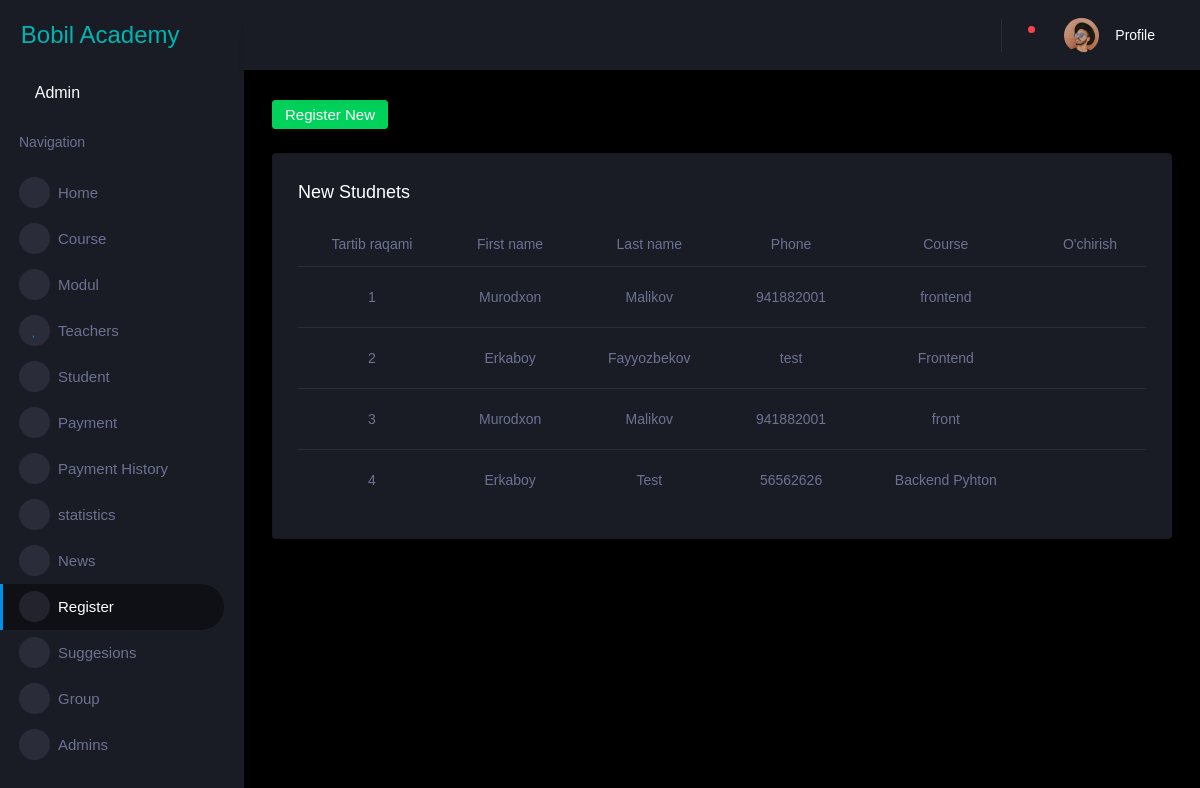
The page /dashboard/register/ (signed in) on the database its author committed.
### eduspace/models.py (models this page shows, shortened)
class Register(models.Model):
    first_name = models.CharField(max_length=100, blank=True, null=True)
    last_name = models.CharField(max_length=100, blank=True, null=True)
    phone = models.CharField(max_length=13, null=True)
    course = models.CharField(max_length=100, null=True)

### eduspace/decorators.py (the view)
    def wrapper(request, *args, **kwargs):
        if request.user.is_authenticated:
            if request.user.is_staff or request.user.user_type == 'Admin':
                return(function(request, *args, **kwargs))
            else:
                return redirect('404')
        else:
            return redirect('404')

### eduspace/contex_processor.py (called while the page is built)
def contactRenderer(request):
    context={
        'contact':Contact.objects.all().first()
    }
    return context

### eduspace/views.py (called while the page is built)
@adminonly
def register(request):
    if request.method == "POST":
        form = RegisterForm(request.POST)
        if form.is_valid():
            form.save()
        else:
            messages.add_message(request,messages.WARNING,'Some Thing Went Wrong')
    reg_user = Register.objects.all()
    context = {
        'registers':reg_user
    }
    return render(request,'dashboard/register.html',context = context)

### user/models.py (called while the page is built)
    def __str__(self):
        return f"{self.first_name}" or f"{self.username} this is admin"

### templates/dashboard/register.html (shortened to what this page needs)
{% extends 'dashboard/dashboard.html' %}
{% load static %}
{% block nav %}
<li class="nav-item menu-items ">
  <a class="nav-link" href="{% url 'dashboard' %}">
    <span class="menu-icon">
      <i class="mdi mdi-airplay"></i>
    </span>
    <span class="menu-title">Home</span>
  </a>
</li>
<li class="nav-item menu-items">
  <a class="nav-link" href="{% url 'course' %}">
    <span class="menu-icon">
      <i class="mdi mdi-book"></i>
    </span>
    <span class="menu-title">Course</span>
  </a>
</li>
<li class="nav-item menu-items">
  <a class="nav-link" href="{% url 'modul' %}">
    <span class="menu-icon">
      <i class="mdi mdi-book"></i>
    </span>
    <span class="menu-title">Modul</span>
  </a>
</li>
<li class="nav-item menu-items">
  <a class="nav-link" href="{% url 'teacher' %}">
    <span class="menu-icon">
      <i class="mdi mdi-account"></i>
    </span>
    <span class="menu-title">Teachers</span>
  </a>
</li>
<li class="nav-item menu-items">
  <a class="nav-link" href="{% url 'student' %}">
    <span class="menu-icon">
      <i class="mdi mdi-account-multiple-outline"></i>
    </span>
    <span class="menu-title">Student</span>
  </a>
</li>
<li class="nav-item menu-items">
  <a class="nav-link" href="{% url 'payment' %}">
    <span class="menu-icon">
      <i class="mdi mdi-currency-usd"></i>
    </span>
    <span class="menu-title">Payment</span>
  </a>
</li>
<li class="nav-item menu-items">
  <a class="nav-link" href="{% url 'payment_history' %}">
    <span class="menu-icon">
      <i class="mdi mdi-currency-usd"></i>
    </span>
    <span class="menu-title">Payment History</span>
  </a>
</li>
<li class="nav-item menu-items">
  <a class="nav-link" href="{% url 'statistics' %}">
    <span class="menu-icon">
      <i class="mdi mdi-contacts"></i>
    </span>
    <span class="menu-title">statistics</span>
  </a>
</li>
<li class="nav-item menu-items">
  <a class="nav-link" href="{% url 'news' %}">
    <span class="menu-icon">
      <i class="mdi mdi-message"></i>
    </span>
    <span class="menu-title">News</span>
  </a>
</li>
<li class="nav-item menu-items active">
  <a class="nav-link" href="{% url 'register' %}">
    <span class="menu-icon">
      <i class="mdi mdi-message"></i>
    </span>
    <span class="menu-title">Register</span>
  </a>
</li>
<li class="nav-item menu-items">
  <a class="nav-link" href="{% url 'sugessions' %}">
      <span class="menu-icon">
          <i class="mdi mdi-message"></i>
      </span>
      <span class="menu-title">Suggesions</span>
  </a>
</li>
<li class="nav-item menu-items" >
  <a class="nav-link" href="{% url 'group' %}">
    <span class="menu-icon">
      <i class="mdi mdi-message"></i>
    </span>
    <span class="menu-title">Group</span>
  </a>
</li>
{% if request.user.is_staff %}
<li class="nav-item menu-items">
    <a class="nav-link" href="{% url 'admins' %}">
        <span class="menu-icon">
            <i class="mdi mdi-message"></i>
        </span>
        <span class="menu-title">Admins</span>
    </a>
</li>
{% endif %}
{% endblock %}
{% block content %}
<div class="page-header">
  <button class="btn btn-success" id="add">Register New</button>
</div>
<div class="row ">
  <div class="col-12 grid-margin">
    <div class="card">
      <div class="card-body">
        <h4 class="card-title">New Studnets</h4>
        <div class="table-responsive">
          <table class="table" style="text-align: center;">
            <thead>
              <tr>
                <th> Tartib raqami </th>
                <th> First name </th>
                <th> Last name </th>
                <th> Phone </th>
                <th> Course </th>
                <th> O'chirish </th>
              </tr>
            </thead>
            <tbody>
              {% for s in registers %}
              <tr id="{{ s.id }}">
                <td>{{ forloop.counter }}</td>
                <td> {{ s.first_name }} </td>
                <td> {{ s.last_name }} </td>
                <td> {{ s.phone }} </td>
                <td> {{ s.course }} </td>
                <td> <i onclick="removeRegister({{s.id}})" class="mdi mdi-delete-circle " style="font-size: 30px;"></i> </td>
              </tr>
              {% endfor %}
            </tbody>
          </table>
        </div>
      </div>
    </div>
  </div>
</div>
{% endblock %}

### templates/dashboard/dashboard.html (shortened to what this page needs)
<!DOCTYPE html>
{% load static %}
<html lang="en">
<head>
  <link rel="stylesheet" href="{% static 'assets/vendors/mdi/css/materialdesignicons.min.css' %}">
  <link rel="stylesheet" href="{% static 'assets/vendors/css/vendor.bundle.base.css' %}">
  <link rel="stylesheet" href="{% static 'assets/vendors/jvectormap/jquery-jvectormap.css' %}">
  <link rel="stylesheet" href="{% static 'assets/vendors/flag-icon-css/css/flag-icon.min.css' %}">
  <link rel="stylesheet" href="{% static 'assets/vendors/owl-carousel-2/owl.carousel.min.css' %}">
  <link rel="stylesheet" href="{% static 'assets/vendors/owl-carousel-2/owl.theme.default.min.css' %}">
  <link rel="stylesheet" href="{% static 'assets/css/style.css' %}">
  <link rel="stylesheet" href="{% static 'assets/css/perfect-scrollbar/css/perfect-scrollbar.css' %}" />
<body>
  <div class="container-scroller">
    <nav class="sidebar sidebar-offcanvas" id="sidebar">
      <div class="sidebar-brand-wrapper d-none d-lg-flex align-items-center justify-content-center fixed-top">
        <a style="color: #01B4B1;" class="sidebar-brand brand-logo" href="{% url 'index' %}">Bobil Academy</a>
      </div>
      <ul class="nav">
        <li class="nav-item profile">
          <div class="profile-desc">
            <div class="profile-pic">
              <div class="profile-name">
                <h5 class="mb-0 font-weight-normal">Admin</h5>
              </div>
            </div>
            <a href="#" id="profile-dropdown" data-toggle="dropdown"><i class="mdi mdi-dots-vertical"></i></a>
          </div>
        </li>
        <li class="nav-item nav-category">
          <span class="nav-link">Navigation</span>
        </li>
        {% block nav %}{% endblock %}
      </ul>
    </nav>
    <div class="container-fluid page-body-wrapper">
      <nav class="navbar p-0 fixed-top d-flex flex-row">
        <div class="navbar-menu-wrapper flex-grow d-flex align-items-stretch">
          <button class="navbar-toggler navbar-toggler align-self-center" type="button" data-toggle="minimize">
            <span class="mdi mdi-menu"></span>
          </button>
          <ul class="navbar-nav navbar-nav-right">
            <li class="nav-item dropdown border-left">
              <a class="nav-link count-indicator dropdown-toggle" id="notificationDropdown" data-toggle="dropdown">
                <i class="mdi mdi-bell"></i>
                <span class="count bg-danger"></span>
              </a>
            </li>
            <li class="nav-item dropdown">
              <a class="nav-link" id="profileDropdown" href="#" data-toggle="dropdown">
                <div class="navbar-profile">
                  <img class="img-xs rounded-circle" src="{% static 'assets/images/faces/face15.jpg' %}" alt="">
                  <p class="mb-0 d-none d-sm-block navbar-profile-name">Profile</p>
                  <i class="mdi mdi-menu-down d-none d-sm-block"></i>
                </div>
              </a>
            </li>
          </ul>
        </div>
      </nav>
      <div class="main-panel">
        <div class="content-wrapper">
          {% block content %}
          {% endblock %}
        </div>
      </div>
    </div>
  </div>
</body>
</html>

### rows shown on the page
Register: first_name "Murodxon", last_name "Malikov", phone "941882001", course "frontend"
Register: first_name "Erkaboy", last_name "Fayyozbekov", phone "test", course "Frontend"
Register: first_name "Murodxon", last_name "Malikov", phone "941882001", course "front"
Register: first_name "Erkaboy", last_name "Test", phone "56562626", course "Backend Pyhton"
